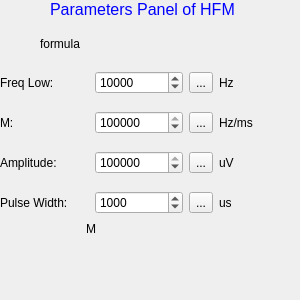
<?xml version="1.0" encoding="UTF-8"?>
<ui version="4.0">
 <class>PanelHFM</class>
 <widget class="QWidget" name="PanelHFM">
  <property name="geometry">
   <rect>
    <x>0</x>
    <y>0</y>
    <width>300</width>
    <height>300</height>
   </rect>
  </property>
  <property name="windowTitle">
   <string>Form</string>
  </property>
  <widget class="QWidget" name="layoutWidget">
   <property name="geometry">
    <rect>
     <x>0</x>
     <y>60</y>
     <width>308</width>
     <height>167</height>
    </rect>
   </property>
   <layout class="QGridLayout" name="gridLayout">
    <item row="0" column="0">
     <widget class="QLabel" name="label">
      <property name="text">
       <string>Freq Low:</string>
      </property>
     </widget>
    </item>
    <item row="0" column="1">
     <widget class="QSpinBox" name="spinFreqLow">
      <property name="minimum">
       <number>1</number>
      </property>
      <property name="maximum">
       <number>9999999</number>
      </property>
      <property name="value">
       <number>10000</number>
      </property>
     </widget>
    </item>
    <item row="0" column="2">
     <widget class="QToolButton" name="toolButtonFreqLow">
      <property name="text">
       <string>...</string>
      </property>
     </widget>
    </item>
    <item row="0" column="3">
     <widget class="QLabel" name="label_2">
      <property name="text">
       <string>Hz</string>
      </property>
     </widget>
    </item>
    <item row="1" column="0">
     <widget class="QLabel" name="label_10">
      <property name="text">
       <string>M:</string>
      </property>
     </widget>
    </item>
    <item row="1" column="1">
     <widget class="QSpinBox" name="spinM">
      <property name="minimum">
       <number>1</number>
      </property>
      <property name="maximum">
       <number>999999999</number>
      </property>
      <property name="value">
       <number>1000000</number>
      </property>
     </widget>
    </item>
    <item row="1" column="2">
     <widget class="QToolButton" name="toolButtonM">
      <property name="text">
       <string>...</string>
      </property>
     </widget>
    </item>
    <item row="1" column="3">
     <widget class="QLabel" name="label_13">
      <property name="text">
       <string>Hz/ms</string>
      </property>
     </widget>
    </item>
    <item row="2" column="0">
     <widget class="QLabel" name="label_3">
      <property name="text">
       <string>Amplitude:</string>
      </property>
     </widget>
    </item>
    <item row="2" column="1">
     <widget class="QSpinBox" name="spinAmp">
      <property name="minimum">
       <number>1</number>
      </property>
      <property name="maximum">
       <number>2500000</number>
      </property>
      <property name="value">
       <number>1000000</number>
      </property>
     </widget>
    </item>
    <item row="2" column="2">
     <widget class="QToolButton" name="toolButtonAmp">
      <property name="text">
       <string>...</string>
      </property>
     </widget>
    </item>
    <item row="2" column="3">
     <widget class="QLabel" name="label_4">
      <property name="text">
       <string>uV</string>
      </property>
     </widget>
    </item>
    <item row="3" column="0">
     <widget class="QLabel" name="label_5">
      <property name="text">
       <string>Pulse Width: </string>
      </property>
     </widget>
    </item>
    <item row="3" column="1">
     <widget class="QSpinBox" name="spinTau">
      <property name="minimum">
       <number>1</number>
      </property>
      <property name="maximum">
       <number>9999999</number>
      </property>
      <property name="value">
       <number>1000</number>
      </property>
     </widget>
    </item>
    <item row="3" column="2">
     <widget class="QToolButton" name="toolButtonTau">
      <property name="text">
       <string>...</string>
      </property>
     </widget>
    </item>
    <item row="3" column="3">
     <widget class="QLabel" name="label_6">
      <property name="text">
       <string>us</string>
      </property>
     </widget>
    </item>
   </layout>
  </widget>
  <widget class="QLabel" name="labelFreqHigh">
   <property name="geometry">
    <rect>
     <x>86</x>
     <y>213</y>
     <width>211</width>
     <height>31</height>
    </rect>
   </property>
   <property name="text">
    <string>M</string>
   </property>
  </widget>
  <widget class="QLabel" name="labelFormula">
   <property name="geometry">
    <rect>
     <x>40</x>
     <y>13</y>
     <width>211</width>
     <height>61</height>
    </rect>
   </property>
   <property name="text">
    <string>formula</string>
   </property>
  </widget>
  <widget class="QLabel" name="label_11">
   <property name="geometry">
    <rect>
     <x>50</x>
     <y>0</y>
     <width>241</width>
     <height>16</height>
    </rect>
   </property>
   <property name="text">
    <string>&lt;!DOCTYPE HTML PUBLIC &quot;-//W3C//DTD HTML 4.0//EN&quot; &quot;http://www.w3.org/TR/REC-html40/strict.dtd&quot;&gt;
&lt;html&gt;&lt;head&gt;&lt;meta name=&quot;qrichtext&quot; content=&quot;1&quot; /&gt;&lt;style type=&quot;text/css&quot;&gt;
p, li { white-space: pre-wrap; }
&lt;/style&gt;&lt;/head&gt;&lt;body style=&quot; font-family:'Sans'; font-size:10pt; font-weight:400; font-style:normal;&quot;&gt;
&lt;p style=&quot; margin-top:0px; margin-bottom:0px; margin-left:0px; margin-right:0px; -qt-block-indent:0; text-indent:0px;&quot;&gt;&lt;span style=&quot; font-family:'Lucida Grande'; font-size:12pt; color:#0000ff;&quot;&gt;Parameters Panel of HFM&lt;/span&gt;&lt;/p&gt;&lt;/body&gt;&lt;/html&gt;</string>
   </property>
  </widget>
 </widget>
 <resources/>
 <connections/>
</ui>
